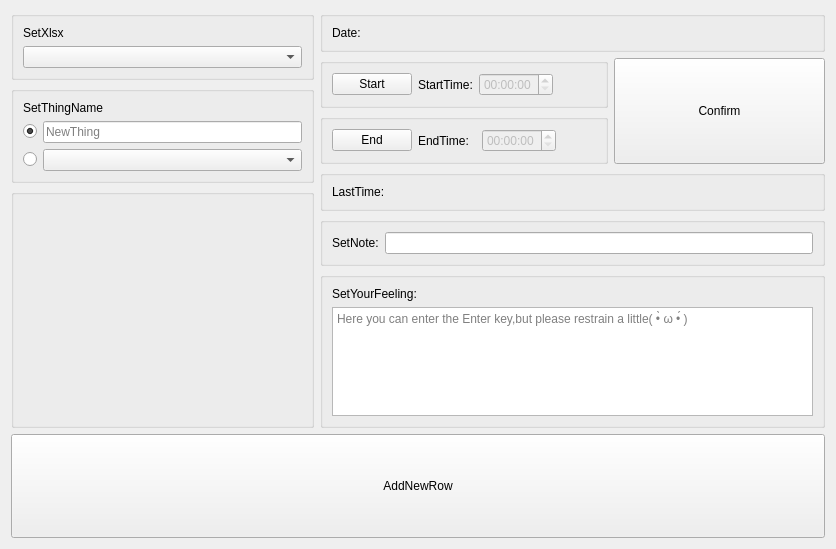
<?xml version="1.0" encoding="UTF-8"?>
<ui version="4.0">
 <class>NewRow</class>
 <widget class="QWidget" name="NewRow">
  <property name="geometry">
   <rect>
    <x>0</x>
    <y>0</y>
    <width>836</width>
    <height>549</height>
   </rect>
  </property>
  <property name="windowTitle">
   <string>Form</string>
  </property>
  <layout class="QVBoxLayout" name="verticalLayout_3" stretch="4,1">
   <item>
    <layout class="QHBoxLayout" name="horizontalLayout_6" stretch="3,5">
     <item>
      <layout class="QVBoxLayout" name="verticalLayout_4" stretch="0,0,0">
       <item>
        <widget class="QGroupBox" name="groupBox_2">
         <property name="sizePolicy">
          <sizepolicy hsizetype="Preferred" vsizetype="Fixed">
           <horstretch>0</horstretch>
           <verstretch>0</verstretch>
          </sizepolicy>
         </property>
         <property name="title">
          <string/>
         </property>
         <layout class="QVBoxLayout" name="verticalLayout" stretch="0,0">
          <item>
           <widget class="QLabel" name="label">
            <property name="sizePolicy">
             <sizepolicy hsizetype="Expanding" vsizetype="Maximum">
              <horstretch>0</horstretch>
              <verstretch>0</verstretch>
             </sizepolicy>
            </property>
            <property name="text">
             <string>SetXlsx</string>
            </property>
           </widget>
          </item>
          <item>
           <widget class="QComboBox" name="comboBox_xlsx">
            <property name="sizePolicy">
             <sizepolicy hsizetype="Expanding" vsizetype="Fixed">
              <horstretch>0</horstretch>
              <verstretch>0</verstretch>
             </sizepolicy>
            </property>
           </widget>
          </item>
         </layout>
        </widget>
       </item>
       <item>
        <widget class="QGroupBox" name="groupBox">
         <property name="sizePolicy">
          <sizepolicy hsizetype="Preferred" vsizetype="Fixed">
           <horstretch>0</horstretch>
           <verstretch>0</verstretch>
          </sizepolicy>
         </property>
         <property name="title">
          <string/>
         </property>
         <layout class="QGridLayout" name="gridLayout">
          <item row="2" column="1">
           <widget class="QComboBox" name="comboBox_thing">
            <property name="sizePolicy">
             <sizepolicy hsizetype="Expanding" vsizetype="Fixed">
              <horstretch>0</horstretch>
              <verstretch>0</verstretch>
             </sizepolicy>
            </property>
            <property name="currentText">
             <string/>
            </property>
           </widget>
          </item>
          <item row="1" column="0">
           <widget class="QRadioButton" name="radioButton_new">
            <property name="sizePolicy">
             <sizepolicy hsizetype="Maximum" vsizetype="Fixed">
              <horstretch>0</horstretch>
              <verstretch>0</verstretch>
             </sizepolicy>
            </property>
            <property name="cursor">
             <cursorShape>ArrowCursor</cursorShape>
            </property>
            <property name="text">
             <string/>
            </property>
            <property name="checked">
             <bool>true</bool>
            </property>
           </widget>
          </item>
          <item row="0" column="0" colspan="2">
           <widget class="QLabel" name="label_2">
            <property name="sizePolicy">
             <sizepolicy hsizetype="Preferred" vsizetype="Maximum">
              <horstretch>0</horstretch>
              <verstretch>0</verstretch>
             </sizepolicy>
            </property>
            <property name="text">
             <string>SetThingName</string>
            </property>
           </widget>
          </item>
          <item row="2" column="0">
           <widget class="QRadioButton" name="radioButton_exist">
            <property name="sizePolicy">
             <sizepolicy hsizetype="Maximum" vsizetype="Fixed">
              <horstretch>0</horstretch>
              <verstretch>0</verstretch>
             </sizepolicy>
            </property>
            <property name="text">
             <string/>
            </property>
            <property name="checked">
             <bool>false</bool>
            </property>
           </widget>
          </item>
          <item row="1" column="1">
           <widget class="QLineEdit" name="lineEdit_newthing">
            <property name="sizePolicy">
             <sizepolicy hsizetype="Expanding" vsizetype="Fixed">
              <horstretch>0</horstretch>
              <verstretch>0</verstretch>
             </sizepolicy>
            </property>
            <property name="placeholderText">
             <string>NewThing</string>
            </property>
           </widget>
          </item>
         </layout>
        </widget>
       </item>
       <item>
        <widget class="QGroupBox" name="groupBox_12">
         <property name="title">
          <string/>
         </property>
         <layout class="QVBoxLayout" name="verticalLayout_6">
          <item>
           <widget class="QLabel" name="label_tips">
            <property name="sizePolicy">
             <sizepolicy hsizetype="Minimum" vsizetype="Minimum">
              <horstretch>0</horstretch>
              <verstretch>0</verstretch>
             </sizepolicy>
            </property>
            <property name="styleSheet">
             <string notr="true">color:rgb(255, 0, 0)</string>
            </property>
            <property name="text">
             <string/>
            </property>
           </widget>
          </item>
         </layout>
        </widget>
       </item>
      </layout>
     </item>
     <item>
      <layout class="QVBoxLayout" name="verticalLayout_2">
       <item>
        <widget class="QGroupBox" name="groupBox_5">
         <property name="sizePolicy">
          <sizepolicy hsizetype="Preferred" vsizetype="Fixed">
           <horstretch>0</horstretch>
           <verstretch>0</verstretch>
          </sizepolicy>
         </property>
         <property name="title">
          <string/>
         </property>
         <layout class="QHBoxLayout" name="horizontalLayout">
          <item>
           <widget class="QLabel" name="label_3">
            <property name="sizePolicy">
             <sizepolicy hsizetype="Fixed" vsizetype="Preferred">
              <horstretch>0</horstretch>
              <verstretch>0</verstretch>
             </sizepolicy>
            </property>
            <property name="text">
             <string>Date:</string>
            </property>
           </widget>
          </item>
          <item>
           <widget class="QLabel" name="label_date">
            <property name="sizePolicy">
             <sizepolicy hsizetype="Preferred" vsizetype="Expanding">
              <horstretch>0</horstretch>
              <verstretch>0</verstretch>
             </sizepolicy>
            </property>
            <property name="text">
             <string/>
            </property>
           </widget>
          </item>
         </layout>
        </widget>
       </item>
       <item>
        <layout class="QGridLayout" name="gridLayout_2">
         <item row="0" column="0">
          <widget class="QGroupBox" name="groupBox_6">
           <property name="sizePolicy">
            <sizepolicy hsizetype="Preferred" vsizetype="Fixed">
             <horstretch>0</horstretch>
             <verstretch>0</verstretch>
            </sizepolicy>
           </property>
           <property name="title">
            <string/>
           </property>
           <layout class="QHBoxLayout" name="horizontalLayout_2">
            <item>
             <widget class="QPushButton" name="pushButton_start">
              <property name="sizePolicy">
               <sizepolicy hsizetype="Fixed" vsizetype="Fixed">
                <horstretch>0</horstretch>
                <verstretch>0</verstretch>
               </sizepolicy>
              </property>
              <property name="text">
               <string>Start</string>
              </property>
             </widget>
            </item>
            <item>
             <widget class="QLabel" name="label_5">
              <property name="sizePolicy">
               <sizepolicy hsizetype="Fixed" vsizetype="Preferred">
                <horstretch>0</horstretch>
                <verstretch>0</verstretch>
               </sizepolicy>
              </property>
              <property name="text">
               <string>StartTime:</string>
              </property>
             </widget>
            </item>
            <item>
             <widget class="QTimeEdit" name="timeEdit_start">
              <property name="enabled">
               <bool>false</bool>
              </property>
              <property name="sizePolicy">
               <sizepolicy hsizetype="Fixed" vsizetype="Fixed">
                <horstretch>0</horstretch>
                <verstretch>0</verstretch>
               </sizepolicy>
              </property>
             </widget>
            </item>
            <item>
             <spacer name="horizontalSpacer">
              <property name="orientation">
               <enum>Qt::Horizontal</enum>
              </property>
              <property name="sizeHint" stdset="0">
               <size>
                <width>40</width>
                <height>20</height>
               </size>
              </property>
             </spacer>
            </item>
           </layout>
          </widget>
         </item>
         <item row="1" column="0">
          <widget class="QGroupBox" name="groupBox_7">
           <property name="sizePolicy">
            <sizepolicy hsizetype="Preferred" vsizetype="Fixed">
             <horstretch>0</horstretch>
             <verstretch>0</verstretch>
            </sizepolicy>
           </property>
           <property name="title">
            <string/>
           </property>
           <layout class="QHBoxLayout" name="horizontalLayout_3">
            <item>
             <widget class="QPushButton" name="pushButton_end">
              <property name="sizePolicy">
               <sizepolicy hsizetype="Fixed" vsizetype="Fixed">
                <horstretch>0</horstretch>
                <verstretch>0</verstretch>
               </sizepolicy>
              </property>
              <property name="text">
               <string>End</string>
              </property>
             </widget>
            </item>
            <item>
             <widget class="QLabel" name="label_7">
              <property name="sizePolicy">
               <sizepolicy hsizetype="Fixed" vsizetype="Preferred">
                <horstretch>0</horstretch>
                <verstretch>0</verstretch>
               </sizepolicy>
              </property>
              <property name="text">
               <string>EndTime:  </string>
              </property>
             </widget>
            </item>
            <item>
             <widget class="QTimeEdit" name="timeEdit_end">
              <property name="enabled">
               <bool>false</bool>
              </property>
              <property name="sizePolicy">
               <sizepolicy hsizetype="Fixed" vsizetype="Fixed">
                <horstretch>0</horstretch>
                <verstretch>0</verstretch>
               </sizepolicy>
              </property>
             </widget>
            </item>
            <item>
             <spacer name="horizontalSpacer_2">
              <property name="orientation">
               <enum>Qt::Horizontal</enum>
              </property>
              <property name="sizeHint" stdset="0">
               <size>
                <width>40</width>
                <height>20</height>
               </size>
              </property>
             </spacer>
            </item>
           </layout>
          </widget>
         </item>
         <item row="0" column="1" rowspan="2">
          <widget class="QPushButton" name="pushButton_confirm">
           <property name="sizePolicy">
            <sizepolicy hsizetype="Expanding" vsizetype="Preferred">
             <horstretch>0</horstretch>
             <verstretch>0</verstretch>
            </sizepolicy>
           </property>
           <property name="text">
            <string>Confirm</string>
           </property>
          </widget>
         </item>
        </layout>
       </item>
       <item>
        <widget class="QGroupBox" name="groupBox_10">
         <property name="sizePolicy">
          <sizepolicy hsizetype="Preferred" vsizetype="Fixed">
           <horstretch>0</horstretch>
           <verstretch>0</verstretch>
          </sizepolicy>
         </property>
         <property name="title">
          <string/>
         </property>
         <layout class="QHBoxLayout" name="horizontalLayout_5">
          <item>
           <widget class="QLabel" name="label_11">
            <property name="sizePolicy">
             <sizepolicy hsizetype="Fixed" vsizetype="Preferred">
              <horstretch>0</horstretch>
              <verstretch>0</verstretch>
             </sizepolicy>
            </property>
            <property name="text">
             <string>LastTime:</string>
            </property>
           </widget>
          </item>
          <item>
           <widget class="QLabel" name="label_lasttime">
            <property name="sizePolicy">
             <sizepolicy hsizetype="Preferred" vsizetype="Expanding">
              <horstretch>0</horstretch>
              <verstretch>0</verstretch>
             </sizepolicy>
            </property>
            <property name="text">
             <string/>
            </property>
           </widget>
          </item>
         </layout>
        </widget>
       </item>
       <item>
        <widget class="QGroupBox" name="groupBox_8">
         <property name="sizePolicy">
          <sizepolicy hsizetype="Preferred" vsizetype="Fixed">
           <horstretch>0</horstretch>
           <verstretch>0</verstretch>
          </sizepolicy>
         </property>
         <property name="title">
          <string/>
         </property>
         <layout class="QHBoxLayout" name="horizontalLayout_4">
          <item>
           <widget class="QLabel" name="label_9">
            <property name="text">
             <string>SetNote:</string>
            </property>
           </widget>
          </item>
          <item>
           <widget class="QLineEdit" name="lineEdit_note"/>
          </item>
         </layout>
        </widget>
       </item>
       <item>
        <widget class="QGroupBox" name="groupBox_9">
         <property name="title">
          <string/>
         </property>
         <layout class="QVBoxLayout" name="verticalLayout_5">
          <item>
           <widget class="QLabel" name="label_10">
            <property name="sizePolicy">
             <sizepolicy hsizetype="Preferred" vsizetype="Fixed">
              <horstretch>0</horstretch>
              <verstretch>0</verstretch>
             </sizepolicy>
            </property>
            <property name="text">
             <string>SetYourFeeling:</string>
            </property>
           </widget>
          </item>
          <item>
           <widget class="QTextEdit" name="textEdit_feeling">
            <property name="sizePolicy">
             <sizepolicy hsizetype="Preferred" vsizetype="Preferred">
              <horstretch>0</horstretch>
              <verstretch>0</verstretch>
             </sizepolicy>
            </property>
            <property name="placeholderText">
             <string>Here you can enter the Enter key,but please restrain a little( •̀ ω •́ )</string>
            </property>
           </widget>
          </item>
         </layout>
        </widget>
       </item>
      </layout>
     </item>
    </layout>
   </item>
   <item>
    <widget class="QPushButton" name="pushButton_add">
     <property name="sizePolicy">
      <sizepolicy hsizetype="Expanding" vsizetype="Expanding">
       <horstretch>0</horstretch>
       <verstretch>0</verstretch>
      </sizepolicy>
     </property>
     <property name="text">
      <string>AddNewRow</string>
     </property>
    </widget>
   </item>
  </layout>
 </widget>
 <resources/>
 <connections/>
</ui>
